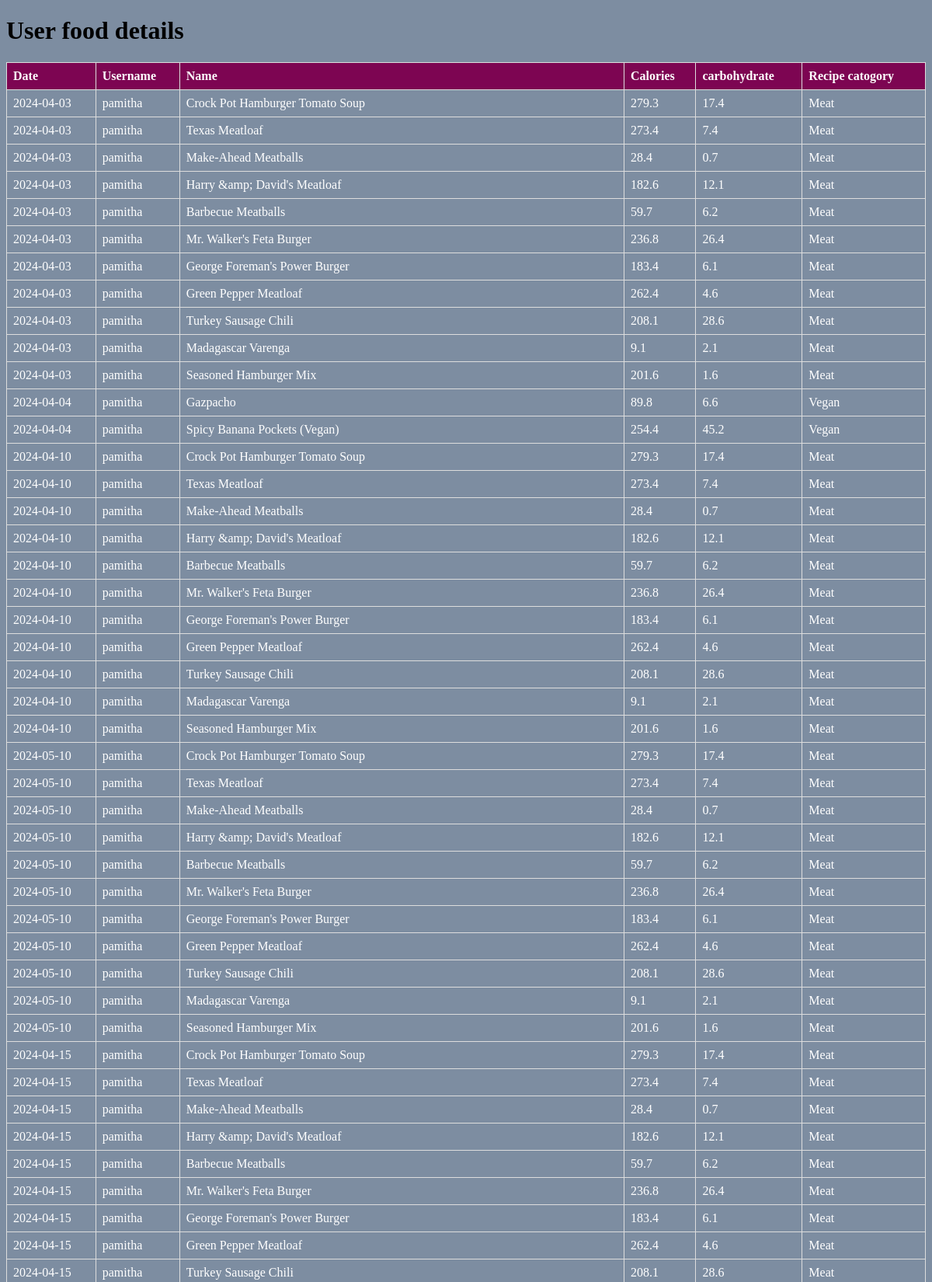
Screenshot of /ad_fooddetails (upper part) with the database file from the repository.
### tables this page shows
CREATE TABLE recipes(
    date DATE,
    username TEXT,
    name TEXT,
    calories TEXT,
    carbohydrate_content TEXT,
    recipe_category TEXT
);

### main.py (the view)
@app.route('/ad_fooddetails')
def ad_fooddetails():
    conn = sqlite3.connect('database2.db')
    c = conn.cursor()
    c.execute("SELECT * FROM recipes ")
    customers = c.fetchall()
    conn.close()
    return render_template('ad_fooddetails.html', customers=customers)

### templates/ad_fooddetails.html (shortened to what this page needs)
<!DOCTYPE html>
<html lang="en">
<head>
</head>
<body style="background-color:#7d8da1">
    <h1>User food details</h1>
    <table>
        <tr>
            <th>Date</th>
            <th>Username</th>
            <th>Name</th>
            <th>Calories</th>
            <th>carbohydrate</th>
            <th>Recipe catogory</th>
        </tr>
        {% for customer in customers %}
        <tr>
            <td>{{ customer[0] }}</td>
            <td>{{ customer[1] }}</td>
            <td>{{ customer[2] }}</td>
            <td>{{ customer[3] }}</td>
            <td>{{ customer[4] }}</td>
            <td>{{ customer[5] }}</td>
        </tr>
        {% endfor %}
    </table>
</body>
</html>

### templates/ad_fooddetails.html (style rules this page uses)
table { border-collapse: collapse; width: 100%; }
th, td { border: 1px solid #dddddd; text-align: left; padding: 8px; color:white }
th { background-color: #7D0552; }

### rows the page displays
recipes: date "2024-04-03", username "pamitha", name "Crock Pot Hamburger Tomato Soup", calories "279.3", carbohydrate_content "17.4", recipe_category "Meat"
recipes: date "2024-04-03", username "pamitha", name "Texas Meatloaf", calories "273.4", carbohydrate_content "7.4", recipe_category "Meat"
recipes: date "2024-04-03", username "pamitha", name "Make-Ahead Meatballs", calories "28.4", carbohydrate_content "0.7", recipe_category "Meat"
recipes: date "2024-04-03", username "pamitha", name "Harry &amp; David's Meatloaf", calories "182.6", carbohydrate_content "12.1", recipe_category "Meat"
recipes: date "2024-04-03", username "pamitha", name "Barbecue Meatballs", calories "59.7", carbohydrate_content "6.2", recipe_category "Meat"
recipes: date "2024-04-03", username "pamitha", name "Mr. Walker's Feta Burger", calories "236.8", carbohydrate_content "26.4", recipe_category "Meat"
recipes: date "2024-04-03", username "pamitha", name "George Foreman's Power Burger", calories "183.4", carbohydrate_content "6.1", recipe_category "Meat"
recipes: date "2024-04-03", username "pamitha", name "Green Pepper Meatloaf", calories "262.4", carbohydrate_content "4.6", recipe_category "Meat"
recipes: date "2024-04-03", username "pamitha", name "Turkey Sausage Chili", calories "208.1", carbohydrate_content "28.6", recipe_category "Meat"
recipes: date "2024-04-03", username "pamitha", name "Madagascar Varenga", calories "9.1", carbohydrate_content "2.1", recipe_category "Meat"
recipes: date "2024-04-03", username "pamitha", name "Seasoned Hamburger Mix", calories "201.6", carbohydrate_content "1.6", recipe_category "Meat"
recipes: date "2024-04-04", username "pamitha", name "Gazpacho", calories "89.8", carbohydrate_content "6.6", recipe_category "Vegan"
recipes: date "2024-04-04", username "pamitha", name "Spicy Banana Pockets (Vegan)", calories "254.4", carbohydrate_content "45.2", recipe_category "Vegan"
recipes: date "2024-04-10", username "pamitha", name "Crock Pot Hamburger Tomato Soup", calories "279.3", carbohydrate_content "17.4", recipe_category "Meat"
recipes: date "2024-04-10", username "pamitha", name "Texas Meatloaf", calories "273.4", carbohydrate_content "7.4", recipe_category "Meat"
recipes: date "2024-04-10", username "pamitha", name "Make-Ahead Meatballs", calories "28.4", carbohydrate_content "0.7", recipe_category "Meat"
recipes: date "2024-04-10", username "pamitha", name "Harry &amp; David's Meatloaf", calories "182.6", carbohydrate_content "12.1", recipe_category "Meat"
recipes: date "2024-04-10", username "pamitha", name "Barbecue Meatballs", calories "59.7", carbohydrate_content "6.2", recipe_category "Meat"
recipes: date "2024-04-10", username "pamitha", name "Mr. Walker's Feta Burger", calories "236.8", carbohydrate_content "26.4", recipe_category "Meat"
recipes: date "2024-04-10", username "pamitha", name "George Foreman's Power Burger", calories "183.4", carbohydrate_content "6.1", recipe_category "Meat"
recipes: date "2024-04-10", username "pamitha", name "Green Pepper Meatloaf", calories "262.4", carbohydrate_content "4.6", recipe_category "Meat"
recipes: date "2024-04-10", username "pamitha", name "Turkey Sausage Chili", calories "208.1", carbohydrate_content "28.6", recipe_category "Meat"
recipes: date "2024-04-10", username "pamitha", name "Madagascar Varenga", calories "9.1", carbohydrate_content "2.1", recipe_category "Meat"
recipes: date "2024-04-10", username "pamitha", name "Seasoned Hamburger Mix", calories "201.6", carbohydrate_content "1.6", recipe_category "Meat"
recipes: date "2024-05-10", username "pamitha", name "Crock Pot Hamburger Tomato Soup", calories "279.3", carbohydrate_content "17.4", recipe_category "Meat"
recipes: date "2024-05-10", username "pamitha", name "Texas Meatloaf", calories "273.4", carbohydrate_content "7.4", recipe_category "Meat"
recipes: date "2024-05-10", username "pamitha", name "Make-Ahead Meatballs", calories "28.4", carbohydrate_content "0.7", recipe_category "Meat"
recipes: date "2024-05-10", username "pamitha", name "Harry &amp; David's Meatloaf", calories "182.6", carbohydrate_content "12.1", recipe_category "Meat"
recipes: date "2024-05-10", username "pamitha", name "Barbecue Meatballs", calories "59.7", carbohydrate_content "6.2", recipe_category "Meat"
recipes: date "2024-05-10", username "pamitha", name "Mr. Walker's Feta Burger", calories "236.8", carbohydrate_content "26.4", recipe_category "Meat"
recipes: date "2024-05-10", username "pamitha", name "George Foreman's Power Burger", calories "183.4", carbohydrate_content "6.1", recipe_category "Meat"
recipes: date "2024-05-10", username "pamitha", name "Green Pepper Meatloaf", calories "262.4", carbohydrate_content "4.6", recipe_category "Meat"
recipes: date "2024-05-10", username "pamitha", name "Turkey Sausage Chili", calories "208.1", carbohydrate_content "28.6", recipe_category "Meat"
recipes: date "2024-05-10", username "pamitha", name "Madagascar Varenga", calories "9.1", carbohydrate_content "2.1", recipe_category "Meat"
recipes: date "2024-05-10", username "pamitha", name "Seasoned Hamburger Mix", calories "201.6", carbohydrate_content "1.6", recipe_category "Meat"
recipes: date "2024-04-15", username "pamitha", name "Crock Pot Hamburger Tomato Soup", calories "279.3", carbohydrate_content "17.4", recipe_category "Meat"
recipes: date "2024-04-15", username "pamitha", name "Texas Meatloaf", calories "273.4", carbohydrate_content "7.4", recipe_category "Meat"
recipes: date "2024-04-15", username "pamitha", name "Make-Ahead Meatballs", calories "28.4", carbohydrate_content "0.7", recipe_category "Meat"
recipes: date "2024-04-15", username "pamitha", name "Harry &amp; David's Meatloaf", calories "182.6", carbohydrate_content "12.1", recipe_category "Meat"
recipes: date "2024-04-15", username "pamitha", name "Barbecue Meatballs", calories "59.7", carbohydrate_content "6.2", recipe_category "Meat"
recipes: date "2024-04-15", username "pamitha", name "Mr. Walker's Feta Burger", calories "236.8", carbohydrate_content "26.4", recipe_category "Meat"
recipes: date "2024-04-15", username "pamitha", name "George Foreman's Power Burger", calories "183.4", carbohydrate_content "6.1", recipe_category "Meat"
recipes: date "2024-04-15", username "pamitha", name "Green Pepper Meatloaf", calories "262.4", carbohydrate_content "4.6", recipe_category "Meat"
recipes: date "2024-04-15", username "pamitha", name "Turkey Sausage Chili", calories "208.1", carbohydrate_content "28.6", recipe_category "Meat"
